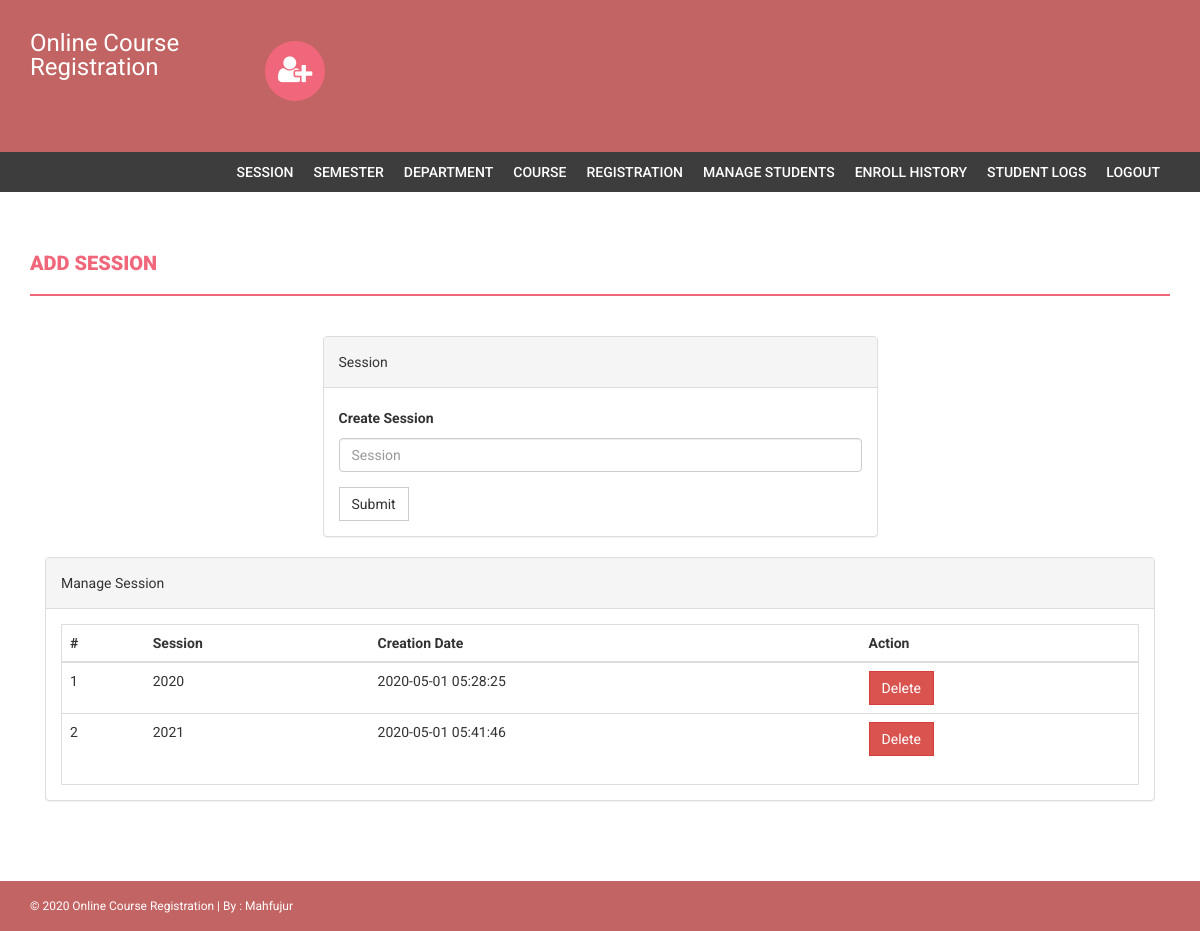
/admin/session.php (signed in), run on the app's committed database.
### tables this page shows
CREATE TABLE `tbl_session` (
  `id` int(11) NOT NULL,
  `session` varchar(50) NOT NULL,
  `createdate` timestamp NOT NULL DEFAULT CURRENT_TIMESTAMP ON UPDATE CURRENT_TIMESTAMP
);

### admin/session.php (the view, shortened to what this page needs)
<?php
if(strlen($_SESSION['alogin'])==0)
{
    header('location:index.php');
}
else{
?>
<!DOCTYPE html>
<html xmlns="http://www.w3.org/1999/xhtml">
<head>
    <link href="assets/css/bootstrap.css" rel="stylesheet" />
    <link href="assets/css/font-awesome.css" rel="stylesheet" />
    <link href="assets/css/style.css" rel="stylesheet" />
</head>
<body>
    <?php include('includes/header.php');?>
    <?php if($_SESSION['alogin']!="")
    {
     include('includes/menubar.php');
 }
 ?>
 <div class="content-wrapper">
    <div class="container">
      <div class="row">
        <div class="col-md-12">
            <h1 class="page-head-line">Add session  </h1>
        </div>
    </div>
    <div class="row" >
      <div class="col-md-3"></div>
      <div class="col-md-6">
        <div class="panel panel-default">
            <div class="panel-heading">
               Session
           </div>
           <div class="panel-body">
               <form name="session" method="post">
                   <div class="form-group">
                    <label for="session">Create Session </label>
                    <input type="text" class="form-control" id="sesssion" name="session" placeholder="Session" />
                </div>
                <button type="submit" name="create" class="btn btn-default">Submit</button>
            </form>
        </div>
    </div>
</div>
</div>
<div class="col-md-12">
    <div class="panel panel-default">
        <div class="panel-heading">
            Manage Session
        </div>
        <div class="panel-body">
            <div class="table-responsive table-bordered">
                <table class="table">
                    <thead>
                        <tr>
                            <th>#</th>
                            <th>Session</th>
                            <th>Creation Date</th>
                            <th>Action</th>
                        </tr>
                    </thead>
                    <tbody>
                        <?php
                        $sql1="SELECT * FROM tbl_session";
                        $query1=mysqli_query($con,$sql1);
                        $num=mysqli_num_rows($query1);
                        if ($num>0) {
                            $cont=1;
                            while($result=mysqli_fetch_array($query1)){
                                ?>
                                <tr>
                                    <td><?php echo $cont;?></td>
                                    <td><?php echo htmlentities($result['session']);?></td>
                                    <td><?php echo htmlentities($result['createdate']);?></td>
                                    <td>
                                      <a href="?id=<?php echo $result['id']?>&del=delete" onClick="return confirm('Are you sure you want to delete?')">
                                        <button class="btn btn-danger">Delete</button>
                                    </a>
                                </td>
                            </tr>
                            <?php
                            $cont++;
                        } } ?>
                    </tbody>
                </table>
            </div>
        </div>
    </div>
</div>
</div>
</div>
<?php include('includes/footer.php');?>
</body>
</html>
<?php } ?>

### admin/assets/css/style.css (style rules this page uses)
body { font-family: 'Roboto', sans-serif; line-height: 30px; }
.content-wrapper { margin-top: 40px; min-height: 600px; padding-bottom: 60px; }
.page-head-line { font-weight: 900; padding-bottom: 20px; border-bottom: 2px solid #F0677C; text-transform: uppercase; color: #F0677C; font-size: 20px; margin-bottom: 40px; }
.btn { border-radius: 0px; -webkit-border-radius: 0px; -moz-border-radius: 0px; }

### data on the page
tbl_session: session "2020", createdate "2020-05-01 05:28:25"
tbl_session: session "2021", createdate "2020-05-01 05:41:46"

### other printed values
Date('Y') "2020"
